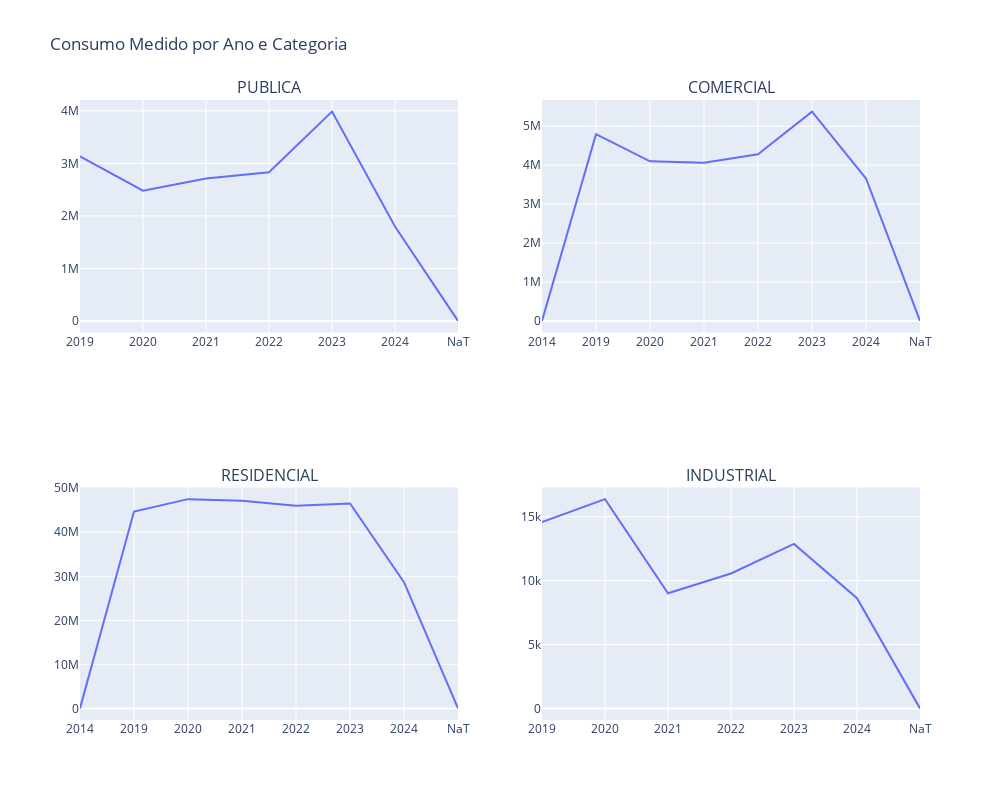

Notebook code cell kept with this figure:
### Markdown cell above
### Série temporal
Identificar picos e quedas súbitas no consumo de água ao longo do tempo.

### Code cell
df_consumo['DAT_LEITURA'] = pd.to_datetime(df_consumo['DAT_LEITURA'])

df_consumo['Year'] = df_consumo['DAT_LEITURA'].dt.to_period('Y').astype(str)

subcategorias = df_consumo['CATEGORIA'].unique()

fig = sp.make_subplots(rows=2, cols=2, subplot_titles=subcategorias[:4])

for i, subcategoria in enumerate(subcategorias[:4]):
    df_year_cat = df_consumo[df_consumo['CATEGORIA'] == subcategoria].groupby('Year')['CONS_MEDIDO'].sum().reset_index()

    fig_cat = px.line(df_year_cat, x='Year', y='CONS_MEDIDO', title=f'Consumo Medido por {subcategoria}')

    for trace in fig_cat.data:
        row = (i // 2) + 1
        col = (i % 2) + 1
        fig.add_trace(trace, row=row, col=col)

fig.update_layout(height=800, width=1000, title_text="Consumo Medido por Ano e Categoria")
fig.show()

### Figure 1 — Plotly figure (JSON) as saved in the notebook; plotly's stock layout.template omitted (floating-point values rounded to 4 significant figures)
{"data": [{"hovertemplate": "Year=%{x}<br>CONS_MEDIDO=%{y}<extra></extra>", "legendgroup": "", "line": {"color": "#636efa", "dash": "solid"}, "marker": {"symbol": "circle"}, "mode": "lines", "name": "", "orientation": "v", "showlegend": false, "type": "scatter", "x": ["2019", "2020", "2021", "2022", "2023", "2024", "NaT"], "xaxis": "x", "y": [3132030, 2480273, 2710825, 2830131, 3984449, 1796709, 33], "yaxis": "y"}, {"hovertemplate": "Year=%{x}<br>CONS_MEDIDO=%{y}<extra></extra>", "legendgroup": "", "line": {"color": "#636efa", "dash": "solid"}, "marker": {"symbol": "circle"}, "mode": "lines", "name": "", "orientation": "v", "showlegend": false, "type": "scatter", "x": ["2014", "2019", "2020", "2021", "2022", "2023", "2024", "NaT"], "xaxis": "x2", "y": [15, 4796346, 4098242, 4063695, 4279941, 5376495, 3658122, 159], "yaxis": "y2"}, {"hovertemplate": "Year=%{x}<br>CONS_MEDIDO=%{y}<extra></extra>", "legendgroup": "", "line": {"color": "#636efa", "dash": "solid"}, "marker": {"symbol": "circle"}, "mode": "lines", "name": "", "orientation": "v", "showlegend": false, "type": "scatter", "x": ["2014", "2019", "2020", "2021", "2022", "2023", "2024", "NaT"], "xaxis": "x3", "y": [485, 44713831, 47531688, 47148936, 46049101, 46547239, 28663745, 9417], "yaxis": "y3"}, {"hovertemplate": "Year=%{x}<br>CONS_MEDIDO=%{y}<extra></extra>", "legendgroup": "", "line": {"color": "#636efa", "dash": "solid"}, "marker": {"symbol": "circle"}, "mode": "lines", "name": "", "orientation": "v", "showlegend": false, "type": "scatter", "x": ["2019", "2020", "2021", "2022", "2023", "2024", "NaT"], "xaxis": "x4", "y": [14584, 16382, 9017, 10561, 12872, 8623, 0], "yaxis": "y4"}], "layout": {"annotations": [{"font": {"size": 16}, "showarrow": false, "text": "PUBLICA", "x": 0.225, "xanchor": "center", "xref": "paper", "y": 1, "yanchor": "bottom", "yref": "paper"}, {"font": {"size": 16}, "showarrow": false, "text": "COMERCIAL", "x": 0.775, "xanchor": "center", "xref": "paper", "y": 1, "yanchor": "bottom", "yref": "paper"}, {"font": {"size": 16}, "showarrow": false, "text": "RESIDENCIAL", "x": 0.225, "xanchor": "center", "xref": "paper", "y": 0.375, "yanchor": "bottom", "yref": "paper"}, {"font": {"size": 16}, "showarrow": false, "text": "INDUSTRIAL", "x": 0.775, "xanchor": "center", "xref": "paper", "y": 0.375, "yanchor": "bottom", "yref": "paper"}], "height": 800, "title": {"text": "Consumo Medido por Ano e Categoria"}, "width": 1000, "xaxis": {"anchor": "y", "domain": [0, 0.45]}, "xaxis2": {"anchor": "y2", "domain": [0.55, 1]}, "xaxis3": {"anchor": "y3", "domain": [0, 0.45]}, "xaxis4": {"anchor": "y4", "domain": [0.55, 1]}, "yaxis": {"anchor": "x", "domain": [0.625, 1]}, "yaxis2": {"anchor": "x2", "domain": [0.625, 1]}, "yaxis3": {"anchor": "x3", "domain": [0, 0.375]}, "yaxis4": {"anchor": "x4", "domain": [0, 0.375]}}}
